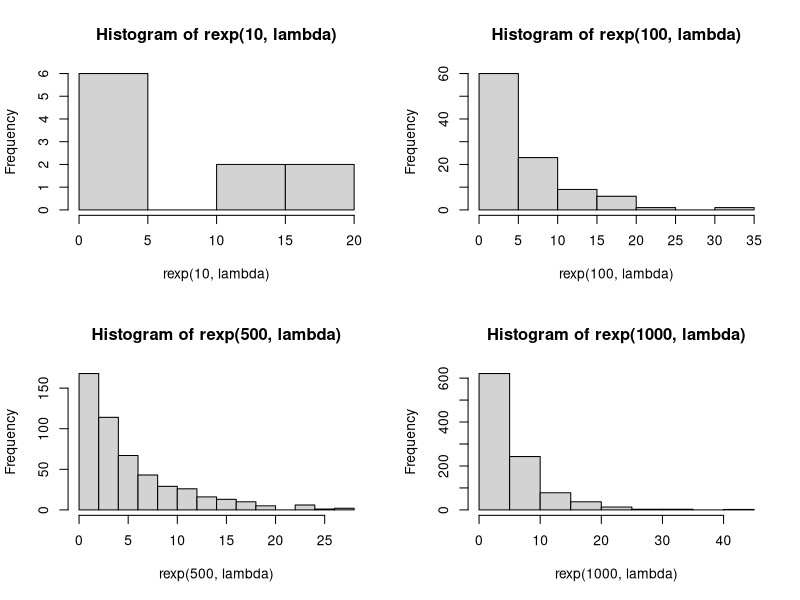
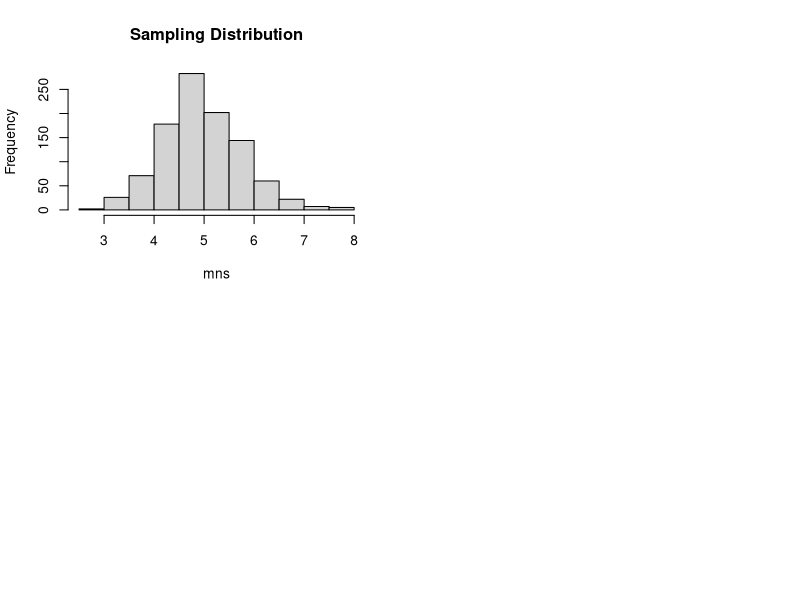
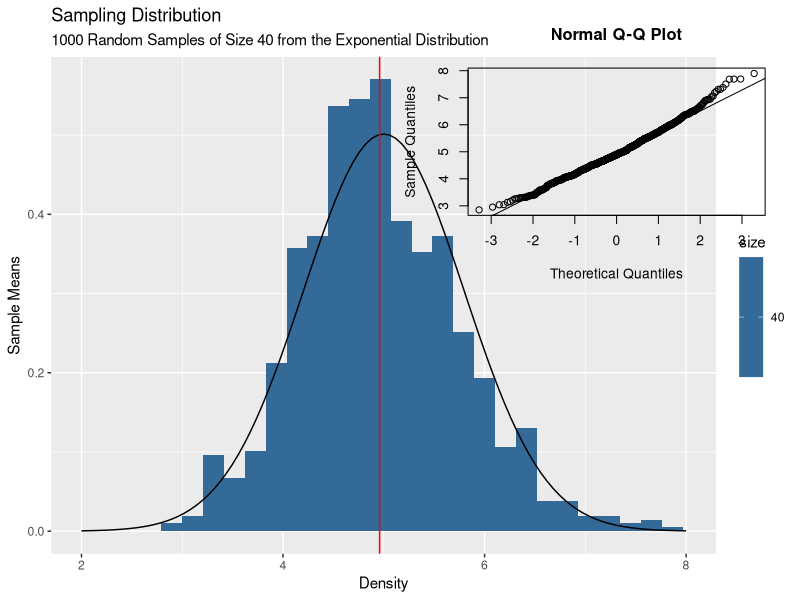

Source code (R) for these figures, in order:
## ---- chunk 1
knitr::opts_chunk$set(echo = TRUE)
## ---- chunk 2
lambda = 0.2
par(mfrow = c(2,2))
set.seed(50)
hist(rexp(10, lambda))
hist(rexp(100, lambda))
hist(rexp(500, lambda))
hist(rexp(1000, lambda))
## ---- chunk 3
set.seed(50)
simdata <- rexp(1000, lambda)
## ---- chunk 4
# create sampling distribution
mns = NULL
for (i in 1 : 1000) mns = c(mns, mean(rexp(40, lambda)))
hist(mns, main = "Sampling Distribution")
sampling_dist <- data.frame(mns, size = 40)
## ---- chunk 5
theoreticalMean <- 1/lambda
theoreticalMean
## ---- chunk 6
mean(simdata)
## ---- chunk 7
mean(sampling_dist$mns)
## ---- chunk 8
# 95% confidence interval for the sample mean
s <- 1/lambda
n <- 1000
mean(sampling_dist$mns) + c(-1,1)*qnorm(0.975)*s/sqrt(n)
## ---- chunk 9
# theoretical variance
((1/lambda)/(sqrt(40)))^2
## ---- chunk 10
# variance of sampling distribution
var(sampling_dist$mns)
## ---- chunk 11
library(ggplot2)
ggplot(sampling_dist, aes(x = mns, fill = size)) + 
    geom_histogram(aes(y = ..density..)) +
    stat_function(fun = dnorm, args = list(mean = 1/lambda, sd = sd(mns))) +
    xlim(2,8) +
    geom_vline(xintercept = mean(mns), color = "red") +
    labs(title = "Sampling Distribution", 
         subtitle = "1000 Random Samples of Size 40 from the Exponential Distribution",
         x = "Density",
         y = "Sample Means")
## ---- chunk 12
qqnorm(sampling_dist$mns)
qqline(sampling_dist$mns)
